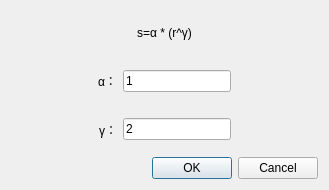
<?xml version="1.0" encoding="UTF-8"?>
<ui version="4.0">
 <class>GammaDialog</class>
 <widget class="QWidget" name="GammaDialog">
  <property name="geometry">
   <rect>
    <x>0</x>
    <y>0</y>
    <width>329</width>
    <height>190</height>
   </rect>
  </property>
  <property name="windowTitle">
   <string>Form</string>
  </property>
  <layout class="QVBoxLayout" name="verticalLayout">
   <item>
    <widget class="QLabel" name="label_3">
     <property name="text">
      <string>s=α * (r^γ)</string>
     </property>
     <property name="alignment">
      <set>Qt::AlignCenter</set>
     </property>
    </widget>
   </item>
   <item>
    <widget class="QWidget" name="widget" native="true">
     <layout class="QHBoxLayout" name="horizontalLayout">
      <item>
       <spacer name="horizontalSpacer">
        <property name="orientation">
         <enum>Qt::Horizontal</enum>
        </property>
        <property name="sizeHint" stdset="0">
         <size>
          <width>40</width>
          <height>20</height>
         </size>
        </property>
       </spacer>
      </item>
      <item>
       <widget class="QLabel" name="label">
        <property name="text">
         <string>α：</string>
        </property>
       </widget>
      </item>
      <item>
       <widget class="QLineEdit" name="edit_alpha">
        <property name="text">
         <string>1</string>
        </property>
       </widget>
      </item>
      <item>
       <spacer name="horizontalSpacer_2">
        <property name="orientation">
         <enum>Qt::Horizontal</enum>
        </property>
        <property name="sizeHint" stdset="0">
         <size>
          <width>40</width>
          <height>20</height>
         </size>
        </property>
       </spacer>
      </item>
     </layout>
    </widget>
   </item>
   <item>
    <widget class="QWidget" name="widget_2" native="true">
     <layout class="QHBoxLayout" name="horizontalLayout_2">
      <item>
       <spacer name="horizontalSpacer_3">
        <property name="orientation">
         <enum>Qt::Horizontal</enum>
        </property>
        <property name="sizeHint" stdset="0">
         <size>
          <width>40</width>
          <height>20</height>
         </size>
        </property>
       </spacer>
      </item>
      <item>
       <widget class="QLabel" name="label_2">
        <property name="text">
         <string>γ：</string>
        </property>
       </widget>
      </item>
      <item>
       <widget class="QLineEdit" name="edit_gamma">
        <property name="text">
         <string>2</string>
        </property>
       </widget>
      </item>
      <item>
       <spacer name="horizontalSpacer_4">
        <property name="orientation">
         <enum>Qt::Horizontal</enum>
        </property>
        <property name="sizeHint" stdset="0">
         <size>
          <width>40</width>
          <height>20</height>
         </size>
        </property>
       </spacer>
      </item>
     </layout>
    </widget>
   </item>
   <item>
    <widget class="QDialogButtonBox" name="buttonBox">
     <property name="standardButtons">
      <set>QDialogButtonBox::Cancel|QDialogButtonBox::Ok</set>
     </property>
    </widget>
   </item>
  </layout>
 </widget>
 <resources/>
 <connections/>
</ui>
